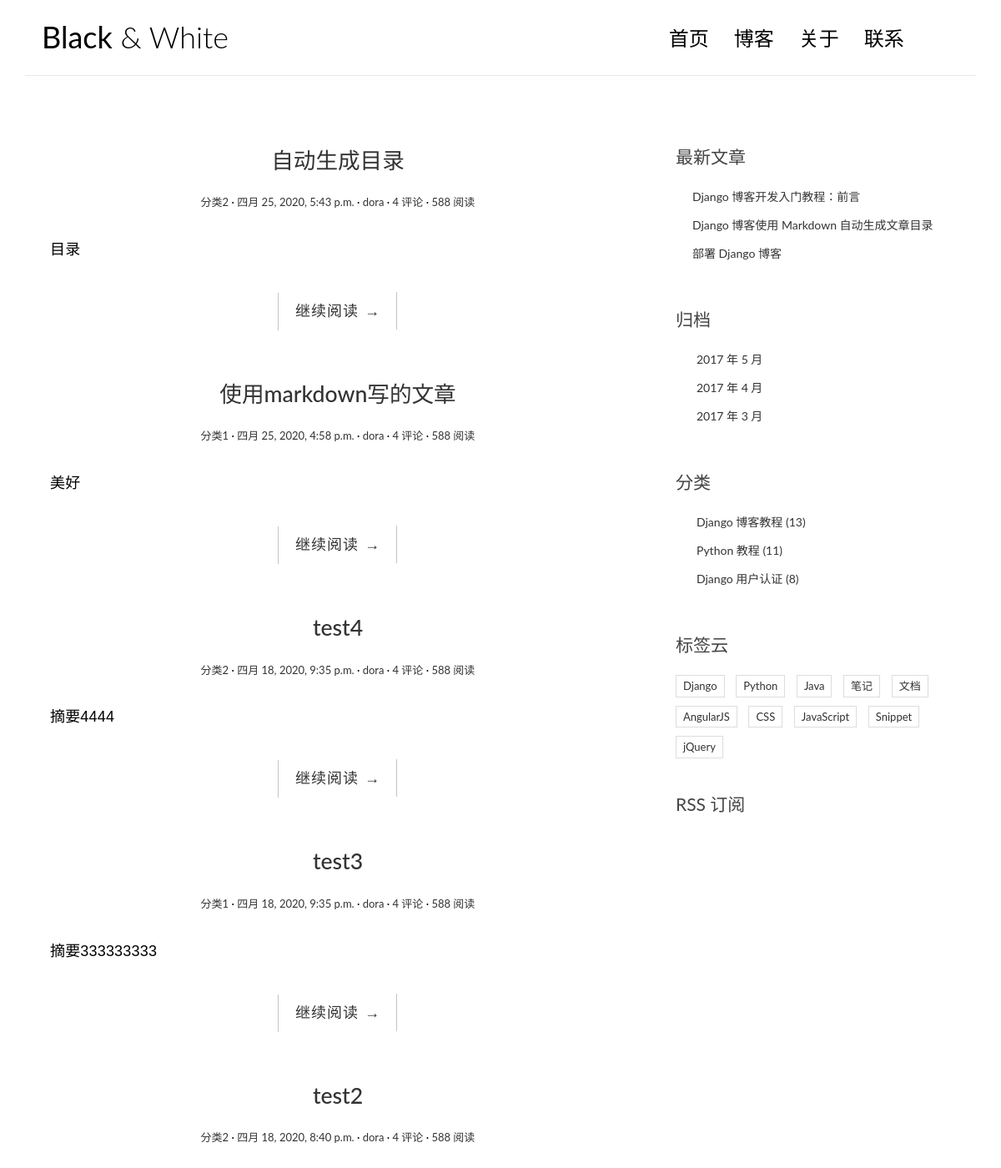
/ (upper part), run on an earlier commit of the app's database.
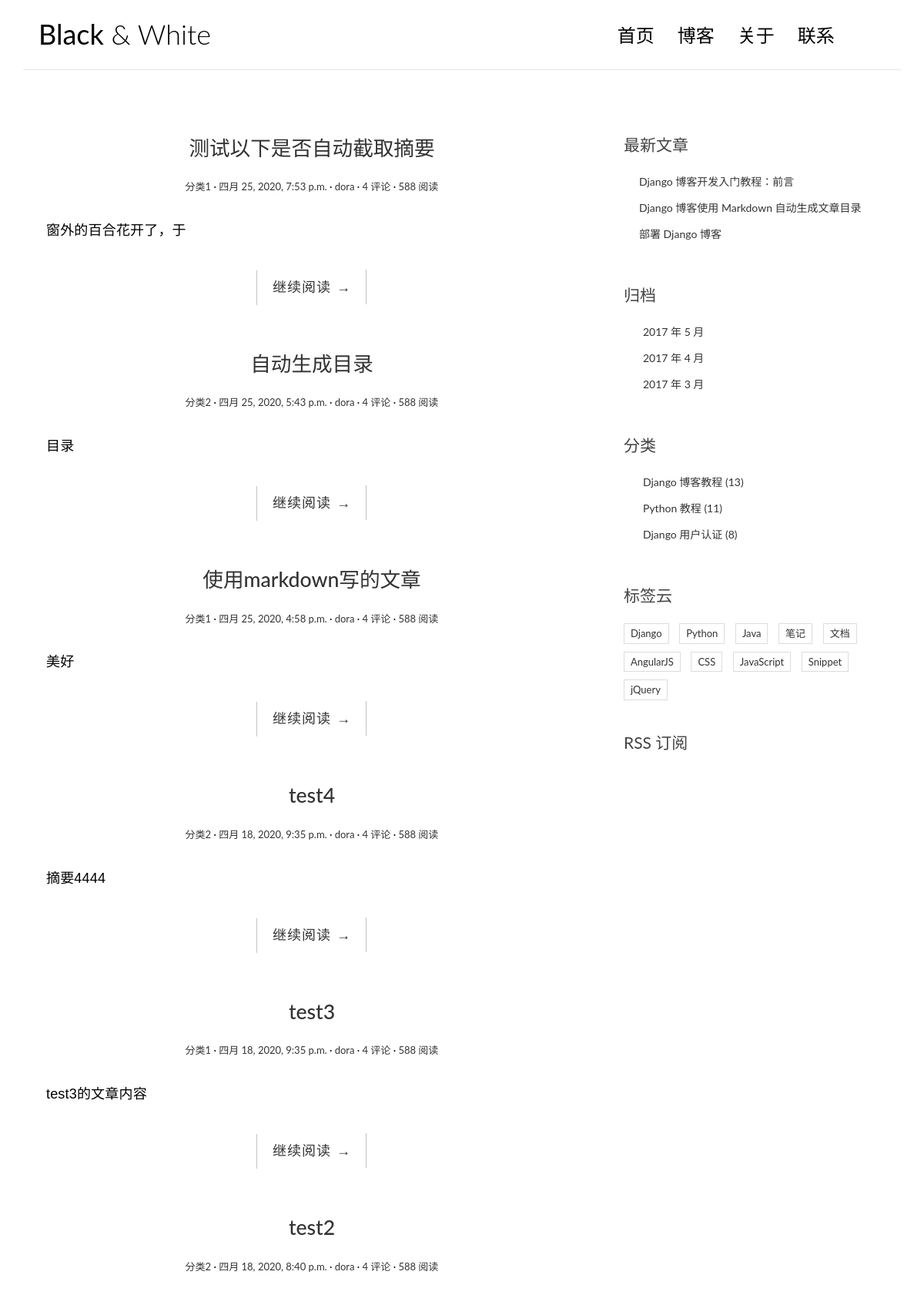
And on a later commit of the database.
### blog/models.py (models this page shows, shortened)
class Post(models.Model):
    title = models.CharField('标题', max_length=70)
    body = models.TextField('正文')
    created_time = models.DateTimeField('创建时间', default=timezone.now)
    modified_time = models.DateTimeField('修改时间')
    excerpt = models.CharField('摘要', max_length=200, blank=True)
    category = models.ForeignKey(Category, verbose_name='分类', on_delete=models.CASCADE)
    tags = models.ManyToManyField(Tag, verbose_name='标签', blank=True)
    author = models.ForeignKey(User, verbose_name='作者', on_delete=models.CASCADE)
    class Meta:
        verbose_name = '文章'
        verbose_name_plural = verbose_name

class Category(models.Model):
    name = models.CharField(max_length=100)
    class Meta:
        verbose_name = '分类'
        verbose_name_plural = verbose_name

### blog/views.py (the view)
# urls.py: path('', views.index, name='index'),
def index(request):
    post_list = Post.objects.all().order_by('-created_time')
    return render(request, 'blog/index.html', context={'post_list': post_list})

### templates/blog/index.html (shortened to what the changed rows need)
<!DOCTYPE html>
<html>
{% load static %}
<head>
    <link rel="stylesheet" href="http://code.ionicframework.com/ionicons/2.0.1/css/ionicons.min.css">
    <link rel="stylesheet" href="{% static 'blog/css/bootstrap.min.css' %}">
    <link rel="stylesheet" href="{% static 'blog/css/pace.css' %}">
    <link rel="stylesheet" href="{% static 'blog/css/custom.css' %}">
</head>
<body>
<div class="container">
    <header id="site-header">
        <div class="row">
            <div class="col-md-4 col-sm-5 col-xs-8">
                <div class="logo">
                    <h1><a href="index.html"><b>Black</b> &amp; White</a></h1>
                </div>
            </div>
        </div>
    </header>
</div>
<div class="content-body">
    <div class="container">
        <div class="row">
            <main class="col-md-8">
                {% for post in post_list %}
                    <article class="post post-{{ post.pk }}">
                        <header class="entry-header">
                            <h1 class="entry-title">
                                <a href="single.html">{{ post.title }}</a>
                            </h1>
                            <div class="entry-meta">
                                <span class="post-category"><a href="#">{{ post.category.name}}</a></span>
                                <span class="post-date"><a href="#"><time class="entry-date"
                                                                          datetime="{{ post.create_time}}">{{ post.created_time }}</time></a></span>
                                <span class="post-author"><a href="#">{{ post.author }}</a></span>
                                <span class="comments-link"><a href="#">4 评论</a></span>
                                <span class="views-count"><a href="#">588 阅读</a></span>
                            </div>
                        </header>
                        <div class="entry-content clearfix">
                            <p>{{ post.excerpt}}</p>
                            <div class="read-more cl-effect-14">
                                <a href="#" class="more-link">继续阅读 <span class="meta-nav">→</span></a>
                            </div>
                        </div>
                    </article>
                {% empty %}
                    <div class="no-post">暂时还没有发布的文章！</div>
                {% endfor %}
            </main>
        </div>
    </div>
</div>
</body>
</html>

What changed in the data, as far as the page shows it:
added Post: title "测试以下是否自动截取摘要", category.name "分类1", created_time "四月 25, 2020, 7:53 p.m.", author "dora", excerpt "窗外的百合花开了，于"
changed Post "test3": excerpt "摘要333333333" → "test3的文章内容"
